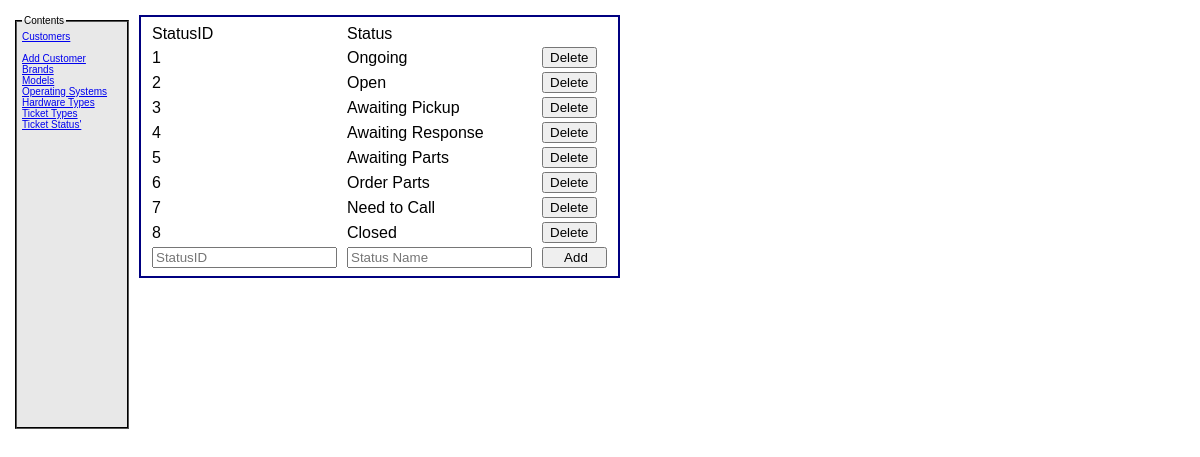
Page /model/categories/ticketStatusDisplayForm.php on the committed database.
### tables this page shows
CREATE TABLE IF NOT EXISTS `statustypes` (
`statusID` int(11) NOT NULL,
  `status` text NOT NULL,
  `statusCount` int(11) NOT NULL DEFAULT '0'
);

### model/categories/ticketStatusDisplayForm.php (the view, shortened to what this page needs)
<?php
include 'categoriesDB.php';
$sql = "SELECT `status`, `statusID` FROM `statustypes`";
$statement = $categoriesconn->prepare($sql);
$statement->execute();
$statuses = $statement->fetchAll();
?>
<!DOCTYPE html>
<html>
    <head>
        <link rel="stylesheet" type="text/css" href="../../main.css">
    </head>
    <div>
        <fieldset id="leftColumn">
            <legend>Contents</legend>
            <a href="../customers/customersDisplayForm.php">Customers</a><br><br>
            <a href="../../index.php">Add Customer</a><br>
            <a href="brandsDisplayForm.php">Brands</a><br>
            <a href="modelDisplayForm.php">Models</a><br>
            <a href="OSDisplayForm.php">Operating Systems</a><br>
            <a href="typesDisplayForm.php">Hardware Types</a><br>
            <a href="ticketTypeDisplayForm.php">Ticket Types</a><br>
            <a href="ticketStatusDisplayForm.php">Ticket Status'</a><br>
        </fieldset>
    </div>
    <body>
        <main>
            <div>
                <table>
                <tr>
                    <td>StatusID</td>
                    <td>Status</td>
                    <td></td>
                </tr>
                <?php foreach ($statuses as $status) : ?>
                    <tr>
                        <td> <?php echo $status['statusID']; ?></td>
                        <td> <?php echo $status['status']?></td>
                        <td> <form action="deletecategory.php" method="post" >
                            <input type="submit" name="Delete" value="Delete">
                        </form></td>
                    </tr>
                <?php endforeach; ?>
                    <tr> <form action="addcategory.php" method="post" >
                        <td> <input name="statusID" type="input" placeholder="StatusID" > </td>
                        <td> <input name="status" type="input" placeholder="Status Name" > </td>
                        <td> <input type="submit" name="Add" value="    Add   ">
                            <input type="hidden" name="action" value="addTicketStatus"></td>
                    </form>
                    </tr>
                </table>
            </div>
        </main>
    </body>
</html>

### main.css (style rules this page uses)
body { font-family: Arial, Helvetica, sans-seriff; margin: 5px; padding: 5px; }
main { width: auto; margin: 5px; padding: 5px; background: white; border: 2px solid navy; float: left; }
fieldset { width: auto; background: #E8E8E8; display: block; margin: 5px; margin-bottom: 5px; padding: 5px; border: 2px groove black; }
fieldset#leftColumn { width: 100px; height: 400px; float: left; background: #E8E8E8; display: block; margin: 5px; padding: 5px; border: 2px groove black; font-size: 10px; }
table { width: auto; }
td { padding-left: 4px; padding-right: 4px; }

### rows in the picture
statustypes: statusID "1", status "Ongoing"
statustypes: statusID "2", status "Open"
statustypes: statusID "3", status "Awaiting Pickup"
statustypes: statusID "4", status "Awaiting Response"
statustypes: statusID "5", status "Awaiting Parts"
statustypes: statusID "6", status "Order Parts"
statustypes: statusID "7", status "Need to Call"
statustypes: statusID "8", status "Closed"
